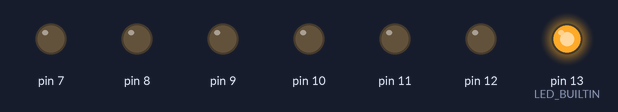
Simulated run of this sketch. Board: Arduino Uno, built with avr-gcc and run on an emulated ATmega328P. Shown: output pins drawn as LEDs (lit = HIGH).

Above: at 0.2 s.
At 0.7 s:
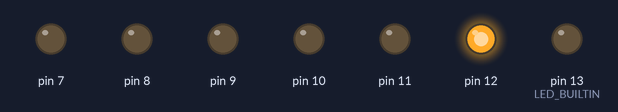
At 1.2 s:
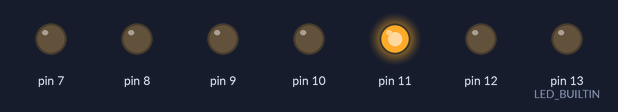
At 1.7 s:
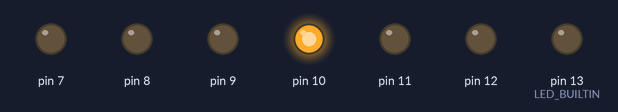
At 2.2 s:
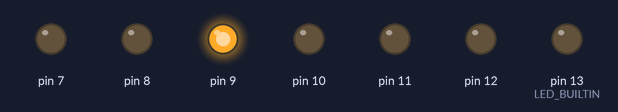
At 4.0 s:
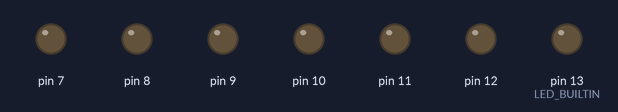
Timing chart, 0 to 5.9 s (numbered marks = the images above):
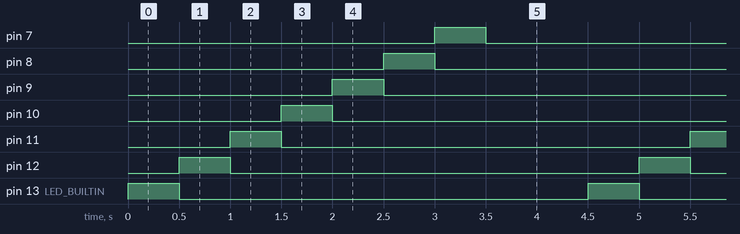

Measured:
- by itself, pin 7–12, pin 13 (LED_BUILTIN): alternates HIGH for 0.50 s and LOW for 4.0 s
- by itself, everything shown: repeats every 4.5 s, in 8 steps

The sketch:

Blink_LED.ino
```cpp
void setup() {

  pinMode(LED_BUILTIN, OUTPUT);
  pinMode(13, OUTPUT);
  pinMode(12, OUTPUT);
  pinMode(11, OUTPUT);
  pinMode(10, OUTPUT);
  pinMode(9, OUTPUT);
  pinMode(8, OUTPUT);
  pinMode(7, OUTPUT);
}


void loop() {
  for (int pin = 13; pin >= 7; pin--) {
    digitalWrite(pin, HIGH);
    delay(500);
    digitalWrite(pin, LOW);
  }
  delay(1000);
}
```
